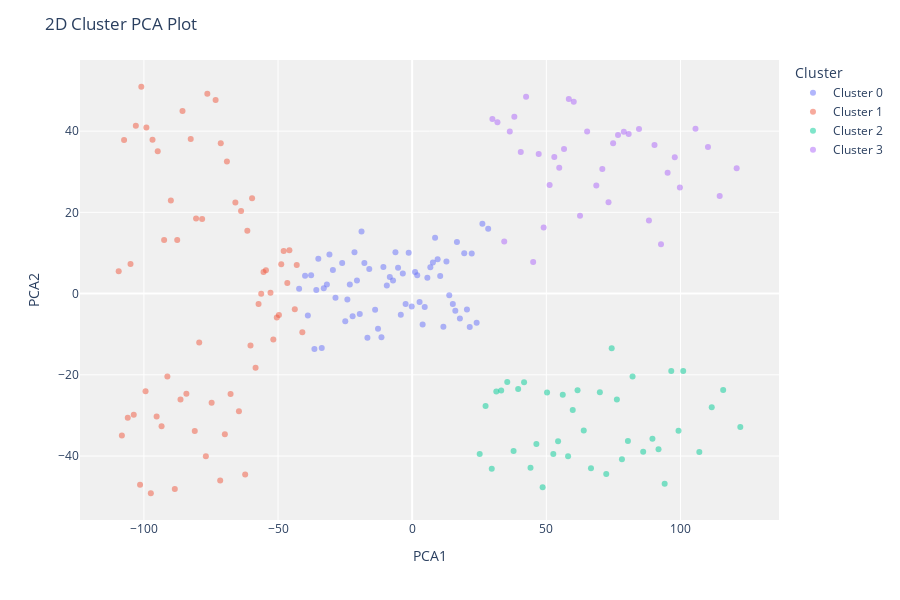

The cell this chart's notebook holds for it:
### Markdown cell above
You can use the `plot_model` function to analyzes the performance of a trained model on the test set. It may require re-training the model in certain cases.

### Code cell
# plot pca cluster plot 
plot_model(kmeans, plot = 'cluster')

### Figure 1 — Plotly figure (JSON) as saved in the notebook; plotly's stock layout.template omitted (floating-point values rounded to 4 significant figures)
{"data": [{"customdata": [[100], [91], [90], [89], [88], [87], [86], [85], [84], [83], [82], [81], [80], [79], [92], [78], [76], [75], [74], [73], [72], [71], [70], [69], [68], [67], [66], [61], [65], [77], [93], [94], [95], [127], [125], [123], [122], [121], [120], [119], [118], [117], [116], [115], [114], [113], [112], [111], [110], [109], [108], [107], [106], [105], [104], [103], [102], [101], [99], [98], [97], [96], [63], [64]], "hovertemplate": "Cluster=Cluster 0<br>PCA1=%{x}<br>PCA2=%{y}<br>Feature=%{customdata[0]}<extra></extra>", "legendgroup": "Cluster 0", "marker": {"color": "#636efa", "opacity": 0.5, "symbol": "circle"}, "mode": "markers", "name": "Cluster 0", "orientation": "v", "showlegend": true, "textposition": "top center", "type": "scatter", "x": [-0.1741, -9.448, -10.72, -11.45, -12.73, -13.82, -16.0, -16.68, -17.82, -18.88, -19.53, -20.58, -21.51, -22.2, -8.335, -23.24, -24.94, -26.1, -28.59, -29.55, -30.84, -31.8, -32.95, -33.71, -34.98, -35.73, -36.44, -42.15, -37.67, -24.15, -7.137, -6.237, -5.264, 28.33, 26.17, 24.03, 22.19, 21.45, 20.41, 19.4, 17.79, 16.69, 16.08, 15.16, 13.82, 12.77, 11.64, 10.44, 9.495, 8.537, 7.726, 6.769, 5.658, 4.675, 3.89, 2.764, 1.883, 1.076, -1.298, -2.443, -3.493, -4.237, -39.92, -38.88], "xaxis": "x", "y": [-3.161, 1.964, 6.575, -10.73, -8.634, -3.978, 6.065, -10.85, 7.541, 15.28, -5.012, 3.241, 10.16, -5.554, 4.109, 2.24, -6.826, 7.563, -1.004, 5.804, 9.617, 2.245, 1.287, -13.38, 8.574, 0.8787, -13.63, 1.197, 4.491, -1.484, 3.228, 10.15, 6.374, 15.96, 17.19, -7.147, 9.891, -8.211, -3.907, 9.942, -6.109, 12.67, -4.252, -2.541, -0.3762, 7.875, -8.181, 4.329, 8.446, 13.77, 7.626, 6.483, 3.918, -3.278, -7.594, -2.073, 4.491, 5.325, 10.08, -2.545, 4.964, -5.19, 4.418, -5.376], "yaxis": "y"}, {"customdata": [[1], [60], [28], [27], [26], [25], [24], [23], [22], [21], [19], [18], [17], [16], [15], [14], [13], [12], [11], [10], [9], [8], [7], [6], [5], [4], [3], [2], [62], [29], [30], [20], [32], [59], [58], [57], [31], [55], [54], [53], [52], [51], [50], [49], [48], [47], [46], [56], [44], [43], [42], [41], [40], [39], [38], [37], [36], [35], [33], [45], [34]], "hovertemplate": "Cluster=Cluster 1<br>PCA1=%{x}<br>PCA2=%{y}<br>Feature=%{customdata[0]}<extra></extra>", "legendgroup": "Cluster 1", "marker": {"color": "#EF553B", "opacity": 0.5, "symbol": "circle"}, "mode": "markers", "name": "Cluster 1", "orientation": "v", "showlegend": true, "textposition": "top center", "type": "scatter", "x": [-109.4, -43.02, -79.38, -80.54, -81.03, -82.54, -84.15, -85.6, -86.35, -87.57, -89.95, -91.24, -92.45, -93.4, -94.84, -95.25, -96.78, -97.4, -99.07, -99.38, -101.0, -101.4, -103.0, -103.8, -105.0, -106.0, -107.4, -108.2, -40.94, -78.29, -76.9, -88.48, -74.75, -43.75, -45.76, -46.54, -76.35, -48.8, -49.67, -50.46, -51.75, -52.81, -54.5, -55.4, -56.27, -57.26, -58.37, -47.9, -60.26, -61.44, -62.25, -63.78, -64.57, -65.9, -67.69, -69.05, -69.82, -71.34, -73.26, -59.67, -71.55], "xaxis": "x", "y": [5.478, 7.019, -12.02, 18.5, -33.84, 38.07, -24.66, 44.96, -26.06, 13.22, 22.95, -20.43, 13.17, -32.65, 35.03, -30.25, 37.89, -49.15, 40.92, -24.03, 50.92, -47.07, 41.32, -29.8, 7.297, -30.56, 37.84, -34.93, -9.541, 18.34, -40.06, -48.11, -26.88, -3.827, 10.67, 2.634, 49.23, 7.253, -5.282, -5.881, -11.27, 0.1823, 5.759, 5.294, -0.03652, -2.544, -18.26, 10.46, -12.77, 15.46, -44.57, 20.32, -28.96, 22.4, -24.75, 32.5, -34.62, 37.01, 47.65, 23.49, -46.02], "yaxis": "y"}, {"customdata": [[172], [170], [168], [158], [164], [162], [160], [174], [156], [166], [176], [186], [180], [182], [184], [188], [190], [192], [194], [198], [196], [154], [178], [152], [200], [136], [130], [140], [132], [144], [128], [142], [134], [126], [138], [124], [148], [150], [146]], "hovertemplate": "Cluster=Cluster 2<br>PCA1=%{x}<br>PCA2=%{y}<br>Feature=%{customdata[0]}<extra></extra>", "legendgroup": "Cluster 2", "marker": {"color": "#00cc96", "opacity": 0.5, "symbol": "circle"}, "mode": "markers", "name": "Cluster 2", "orientation": "v", "showlegend": true, "textposition": "top center", "type": "scatter", "x": [76.29, 74.36, 72.34, 59.85, 66.64, 63.94, 61.64, 78.18, 58.11, 69.95, 80.41, 94.1, 86.1, 89.55, 91.82, 96.56, 99.27, 101.0, 107.0, 115.9, 111.7, 56.13, 82.14, 54.38, 122.3, 37.79, 31.36, 41.71, 33.18, 46.3, 29.66, 44.1, 35.44, 27.36, 39.5, 25.17, 50.27, 52.6, 48.62], "xaxis": "x", "y": [-26.06, -13.47, -44.4, -28.66, -42.97, -33.73, -23.78, -40.75, -40.06, -24.27, -36.28, -46.84, -38.96, -35.72, -38.33, -19.05, -33.74, -19.07, -39.02, -23.73, -27.96, -24.9, -20.41, -36.35, -32.85, -38.77, -24.1, -21.79, -23.86, -37.05, -43.11, -42.9, -21.79, -27.68, -23.47, -39.49, -24.37, -39.46, -47.68], "yaxis": "y"}, {"customdata": [[183], [181], [185], [151], [187], [135], [129], [191], [193], [195], [197], [199], [131], [189], [175], [177], [149], [153], [155], [147], [157], [159], [145], [161], [179], [163], [165], [167], [141], [169], [171], [139], [173], [137], [143], [133]], "hovertemplate": "Cluster=Cluster 3<br>PCA1=%{x}<br>PCA2=%{y}<br>Feature=%{customdata[0]}<extra></extra>", "legendgroup": "Cluster 3", "marker": {"color": "#ab63fa", "opacity": 0.5, "symbol": "circle"}, "mode": "markers", "name": "Cluster 3", "orientation": "v", "showlegend": true, "textposition": "top center", "type": "scatter", "x": [90.32, 88.25, 92.74, 52.97, 95.21, 36.38, 29.9, 99.78, 105.6, 110.2, 114.6, 120.9, 31.78, 97.88, 78.88, 80.69, 51.23, 54.81, 56.59, 49.01, 58.38, 60.22, 47.16, 62.55, 84.54, 65.21, 68.63, 70.87, 42.46, 73.19, 74.89, 40.48, 76.72, 38.08, 45.09, 34.31], "xaxis": "x", "y": [36.61, 17.98, 12.12, 33.66, 29.73, 39.93, 43.01, 26.15, 40.61, 36.1, 24.02, 30.86, 42.21, 33.59, 39.82, 39.26, 26.71, 30.98, 35.57, 16.29, 47.88, 47.2, 34.35, 19.18, 40.51, 39.91, 26.63, 30.65, 48.48, 22.48, 37.03, 34.86, 39.04, 43.51, 7.771, 12.84], "yaxis": "y"}], "layout": {"height": 600, "legend": {"title": {"text": "Cluster"}, "tracegroupgap": 0}, "margin": {"t": 60}, "plot_bgcolor": "rgb(240,240,240)", "title": {"text": "2D Cluster PCA Plot"}, "xaxis": {"anchor": "y", "domain": [0.0, 1.0], "title": {"text": "PCA1"}}, "yaxis": {"anchor": "x", "domain": [0.0, 1.0], "title": {"text": "PCA2"}}}}
